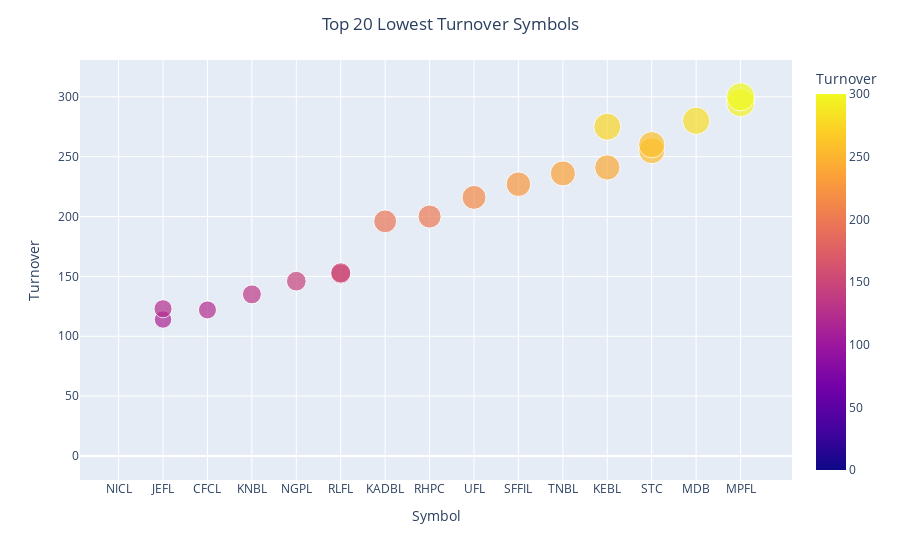

Notebook cell for this chart:
### Code cell
fig=px.scatter(temp,x='Symbol',
              y='Turnover',
               color='Turnover',
               size='Turnover'
              )
fig.update_layout(title="Top 20 Lowest Turnover Symbols",
                 title_x=.5)

fig.show()

### Figure 1 — Plotly figure (JSON) as saved in the notebook; plotly's stock layout.template omitted (floating-point values rounded to 4 significant figures)
{"data": [{"hovertemplate": "Symbol=%{x}<br>Turnover=%{marker.color}<extra></extra>", "legendgroup": "", "marker": {"color": [0, 114, 122, 123, 135, 146, 152, 153, 196, 200, 216, 227, 236, 241, 255, 260, 275, 280, 295, 300], "coloraxis": "coloraxis", "size": [0, 114, 122, 123, 135, 146, 152, 153, 196, 200, 216, 227, 236, 241, 255, 260, 275, 280, 295, 300], "sizemode": "area", "sizeref": 0.75, "symbol": "circle"}, "mode": "markers", "name": "", "orientation": "v", "showlegend": false, "type": "scatter", "x": ["NICL", "JEFL", "CFCL", "JEFL", "KNBL", "NGPL", "RLFL", "RLFL", "KADBL", "RHPC", "UFL", "SFFIL", "TNBL", "KEBL", "STC", "STC", "KEBL", "MDB", "MPFL", "MPFL"], "xaxis": "x", "y": [0, 114, 122, 123, 135, 146, 152, 153, 196, 200, 216, 227, 236, 241, 255, 260, 275, 280, 295, 300], "yaxis": "y"}], "layout": {"coloraxis": {"colorbar": {"title": {"text": "Turnover"}}, "colorscale": [[0, "#0d0887"], [0.1111, "#46039f"], [0.2222, "#7201a8"], [0.3333, "#9c179e"], [0.4444, "#bd3786"], [0.5556, "#d8576b"], [0.6667, "#ed7953"], [0.7778, "#fb9f3a"], [0.8889, "#fdca26"], [1, "#f0f921"]]}, "legend": {"itemsizing": "constant", "tracegroupgap": 0}, "margin": {"t": 60}, "title": {"text": "Top 20 Lowest Turnover Symbols", "x": 0.5}, "xaxis": {"anchor": "y", "domain": [0, 1], "title": {"text": "Symbol"}}, "yaxis": {"anchor": "x", "domain": [0, 1], "title": {"text": "Turnover"}}}}
